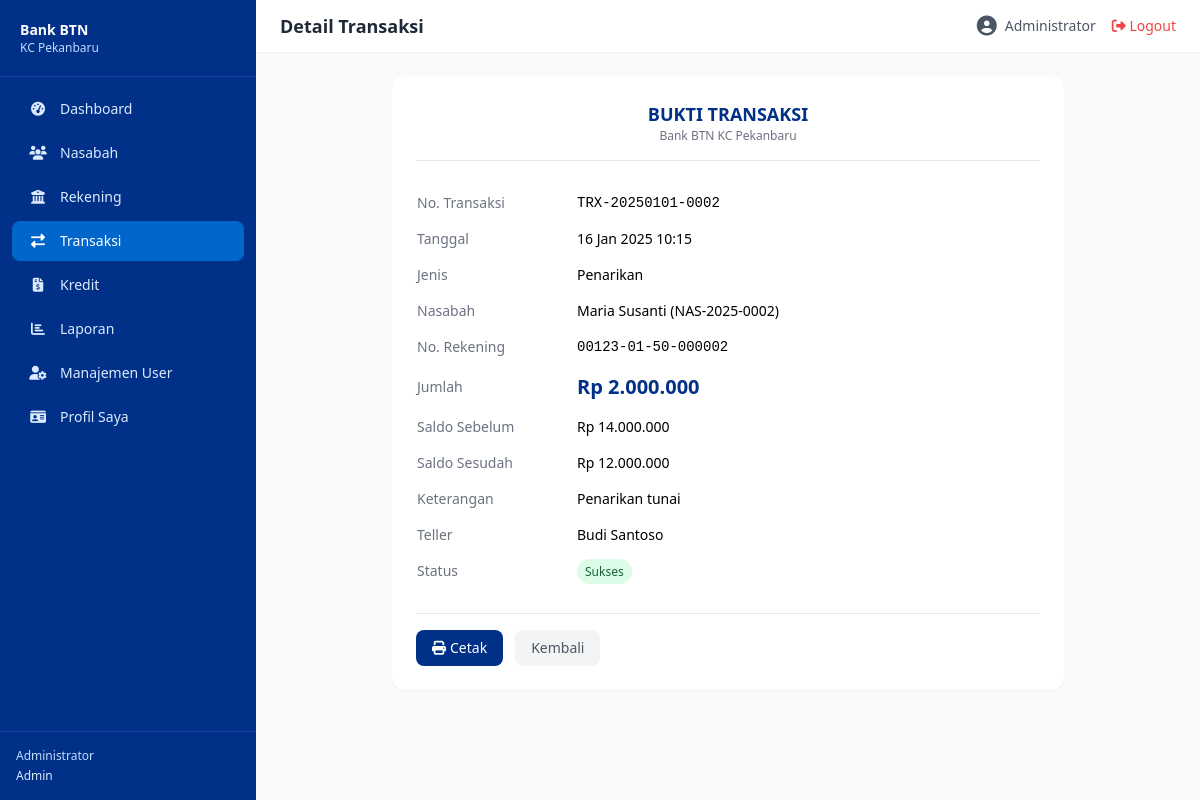
Page /public/transaksi/detail/2 (signed in) on the committed database.
### tables this page shows
CREATE TABLE transaksi (
    id BIGINT UNSIGNED AUTO_INCREMENT PRIMARY KEY,
    no_transaksi VARCHAR(30) NOT NULL UNIQUE,
    rekening_id BIGINT UNSIGNED NOT NULL,
    rekening_tujuan_id BIGINT UNSIGNED NULL,
    jenis_transaksi ENUM('setoran','penarikan','transfer_masuk','transfer_keluar') NOT NULL,
    jumlah DECIMAL(15,2) NOT NULL,
    saldo_sebelum DECIMAL(15,2) NOT NULL,
    saldo_sesudah DECIMAL(15,2) NOT NULL,
    keterangan VARCHAR(255) NULL,
    tanggal_transaksi DATETIME NOT NULL DEFAULT CURRENT_TIMESTAMP,
    teller_id BIGINT UNSIGNED NOT NULL,
    status ENUM('sukses','batal','pending') NOT NULL DEFAULT 'sukses',
    created_at TIMESTAMP DEFAULT CURRENT_TIMESTAMP,
    FOREIGN KEY (rekening_id) REFERENCES rekening(id) ON DELETE CASCADE,
    FOREIGN KEY (rekening_tujuan_id) REFERENCES rekening(id) ON DELETE SET NULL,
    FOREIGN KEY (teller_id) REFERENCES users(id),
    INDEX idx_rekening (rekening_id),
    INDEX idx_tanggal (tanggal_transaksi),
    INDEX idx_jenis (jenis_transaksi)
);

CREATE TABLE nasabah (
    id BIGINT UNSIGNED AUTO_INCREMENT PRIMARY KEY,
    no_nasabah VARCHAR(20) NOT NULL UNIQUE,
    nik VARCHAR(16) NOT NULL UNIQUE,
    nama_lengkap VARCHAR(255) NOT NULL,
    tempat_lahir VARCHAR(100) NULL,
    tanggal_lahir DATE NOT NULL,
    jenis_kelamin ENUM('L','P') NOT NULL,
    agama VARCHAR(20) NULL,
    status_perkawinan ENUM('lajang','menikah','cerai') DEFAULT 'lajang',
    pekerjaan VARCHAR(100) NULL,
    penghasilan_bulanan DECIMAL(15,2) NULL,
    no_telepon VARCHAR(20) NOT NULL,
    email VARCHAR(255) NULL,
    alamat TEXT NOT NULL,
    rt_rw VARCHAR(10) NULL,
    kelurahan VARCHAR(100) NULL,
    kecamatan VARCHAR(100) NULL,
    kota_kabupaten VARCHAR(100) NOT NULL,
    provinsi VARCHAR(100) NOT NULL,
    kode_pos VARCHAR(10) NULL,
    no_ktp_path VARCHAR(500) NULL,
    status ENUM('aktif','nonaktif','blacklist') NOT NULL DEFAULT 'aktif',
    created_by BIGINT UNSIGNED NULL,
    updated_by BIGINT UNSIGNED NULL,
    created_at TIMESTAMP DEFAULT CURRENT_TIMESTAMP,
    updated_at TIMESTAMP DEFAULT CURRENT_TIMESTAMP ON UPDATE CURRENT_TIMESTAMP,
    deleted_at TIMESTAMP NULL,
    FOREIGN KEY (created_by) REFERENCES users(id) ON DELETE SET NULL,
    FOREIGN KEY (updated_by) REFERENCES users(id) ON DELETE SET NULL,
    INDEX idx_nik (nik),
    INDEX idx_nama (nama_lengkap),
    INDEX idx_status (status)
);

CREATE TABLE rekening (
    id BIGINT UNSIGNED AUTO_INCREMENT PRIMARY KEY,
    no_rekening VARCHAR(20) NOT NULL UNIQUE,
    nasabah_id BIGINT UNSIGNED NOT NULL,
    jenis_rekening ENUM('tabungan','giro','deposito','batara') NOT NULL DEFAULT 'tabungan',
    nama_produk VARCHAR(100) NULL,
    saldo DECIMAL(15,2) NOT NULL DEFAULT 0.00,
    saldo_minimum DECIMAL(15,2) DEFAULT 50000.00,
    mata_uang VARCHAR(5) NOT NULL DEFAULT 'IDR',
    tanggal_buka DATE NOT NULL,
    tanggal_tutup DATE NULL,
    status ENUM('aktif','beku','tutup') NOT NULL DEFAULT 'aktif',
    keterangan TEXT NULL,
    created_by BIGINT UNSIGNED NULL,
    created_at TIMESTAMP DEFAULT CURRENT_TIMESTAMP,
    updated_at TIMESTAMP DEFAULT CURRENT_TIMESTAMP ON UPDATE CURRENT_TIMESTAMP,
    FOREIGN KEY (nasabah_id) REFERENCES nasabah(id) ON DELETE CASCADE,
    FOREIGN KEY (created_by) REFERENCES users(id) ON DELETE SET NULL,
    INDEX idx_nasabah (nasabah_id),
    INDEX idx_status (status)
);

CREATE TABLE users (
    id BIGINT UNSIGNED AUTO_INCREMENT PRIMARY KEY,
    nama VARCHAR(255) NOT NULL,
    username VARCHAR(100) NOT NULL UNIQUE,
    email VARCHAR(255) NOT NULL UNIQUE,
    password VARCHAR(255) NOT NULL,
    nip VARCHAR(20) NULL,
    jabatan VARCHAR(100) NULL,
    no_telepon VARCHAR(20) NULL,
    foto VARCHAR(255) NULL,
    status ENUM('aktif','nonaktif') NOT NULL DEFAULT 'aktif',
    last_login_at TIMESTAMP NULL,
    created_at TIMESTAMP DEFAULT CURRENT_TIMESTAMP,
    updated_at TIMESTAMP DEFAULT CURRENT_TIMESTAMP ON UPDATE CURRENT_TIMESTAMP
);

### core/Controller.php (called while the page is built, shortened)
<?php
class Controller {
    protected function view(string $view, array $data = []): void {
        extract($data);
        $viewFile = '../app/views/' . str_replace('.', '/', $view) . '.php';
        require_once $viewFile;
    }
}

### app/controllers/TransaksiController.php (called while the page is built, shortened)
<?php
class TransaksiController extends Controller {
    private Transaksi $model;
    public function __construct() {
        $this->model = new Transaksi();
    }
    public function detail($id = null): void {
        $trx = $this->model->getDetail((int)$id);
        $this->view('transaksi.detail', [
            'title' => 'Detail Transaksi',
            'transaksi' => $trx,
        ]);
    }
}

### core/App.php (called while the page is built, shortened)
<?php
class App {
    protected $method = 'index';
    public function __construct() {
        $url = $this->parseUrl();
        $controllerMap = [
            'auth'       => 'AuthController',
            'dashboard'  => 'DashboardController',
            'nasabah'    => 'NasabahController',
            'rekening'   => 'RekeningController',
            'transaksi'  => 'TransaksiController',
            'kredit'     => 'KreditController',
            'laporan'    => 'LaporanController',
            'users'      => 'UserController',
            'profile'    => 'ProfileController',
        ];
        if ($url && isset($controllerMap[$url[0]])) {
            $ctrlClass = $controllerMap[$url[0]];
            $ctrlFile = '../app/controllers/' . $ctrlClass . '.php';
            if (file_exists($ctrlFile)) {
                unset($url[0]);
            }
        } else if ($url && !isset($controllerMap[$url[0]])) {
            $ctrlFile = '../app/controllers/DashboardController.php';
            if (file_exists($ctrlFile)) {
                require_once $ctrlFile;
            }
        } else {
            $ctrlFile = '../app/controllers/DashboardController.php';
            if (file_exists($ctrlFile)) {
                require_once $ctrlFile;
            }
        }
        $ctrl = new $this->controller;
        if (isset($url[1]) && method_exists($ctrl, $url[1])) {
            $this->method = $url[1];
            unset($url[1]);
        }
        $this->params = $url ? array_values($url) : [];
        call_user_func_array([$ctrl, $this->method], $this->params);
    }
    protected function parseUrl(): array {
        if (isset($_GET['url'])) {
            return explode('/', filter_var(rtrim($_GET['url'], '/'), FILTER_SANITIZE_URL));
        }
        return [];
    }
}

### public/index.php (called while the page is built, shortened)
<?php
require_once __DIR__ . '/../app/config/Database.php';
require_once __DIR__ . '/../core/Model.php';
require_once __DIR__ . '/../core/Controller.php';
require_once __DIR__ . '/../core/App.php';
require_once __DIR__ . '/../app/helpers/Helper.php';
require_once __DIR__ . '/../app/models/Transaksi.php';
require_once __DIR__ . '/../app/controllers/TransaksiController.php';
$app = new App();

### core/Model.php (called while the page is built, shortened)
<?php
class Model {
    public function __construct() {
        $this->db = Database::getInstance()->getConnection();
    }
}

### app/config/Database.php (called while the page is built)
<?php
class Database {
    private static ?Database $instance = null;
    private PDO $conn;
    private function __construct() {
        try {
            $this->conn = new PDO(
                "mysql:host=" . DB_HOST . ";dbname=" . DB_NAME . ";charset=utf8mb4",
                DB_USER, DB_PASS,
                [
                    PDO::ATTR_ERRMODE            => PDO::ERRMODE_EXCEPTION,
                    PDO::ATTR_DEFAULT_FETCH_MODE => PDO::FETCH_ASSOC,
                    PDO::ATTR_EMULATE_PREPARES   => false,
                ]
            );
        } catch (PDOException $e) {
            die('Koneksi database gagal: ' . $e->getMessage());
        }
    }
    public static function getInstance(): self {
        if (self::$instance === null) {
            self::$instance = new self();
        }
        return self::$instance;
    }
    public function getConnection(): PDO {
        return $this->conn;
    }
}

### app/models/Transaksi.php (called while the page is built, shortened)
<?php
class Transaksi extends Model {
    public function getDetail(int $id): ?array {
        $stmt = $this->db->prepare("SELECT t.*, r.no_rekening, n.nama_lengkap, n.no_nasabah, u.nama as nama_teller
            FROM transaksi t JOIN rekening r ON t.rekening_id = r.id
            JOIN nasabah n ON r.nasabah_id = n.id JOIN users u ON t.teller_id = u.id WHERE t.id = ?");
        $stmt->execute([$id]);
        return $stmt->fetch(PDO::FETCH_ASSOC) ?: null;
    }
}

### app/views/transaksi/detail.php (the view)
<?php require_once '../app/views/layouts/header.php'; $t = $transaksi; ?>
<div class="max-w-2xl mx-auto">
    <div class="bg-white rounded-xl shadow-sm p-6">
        <div class="text-center mb-6 pb-4 border-b">
            <h2 class="text-lg font-bold text-btn-primary">BUKTI TRANSAKSI</h2>
            <p class="text-xs text-gray-500">Bank BTN KC Pekanbaru</p>
        </div>
        <table class="w-full text-sm">
            <tr><td class="py-2 text-gray-500 w-40">No. Transaksi</td><td class="py-2 font-mono font-medium"><?= $t['no_transaksi'] ?></td></tr>
            <tr><td class="py-2 text-gray-500">Tanggal</td><td class="py-2"><?= Helper::formatTanggal($t['tanggal_transaksi']) ?> <?= date('H:i', strtotime($t['tanggal_transaksi'])) ?></td></tr>
            <tr><td class="py-2 text-gray-500">Jenis</td><td class="py-2 capitalize font-medium"><?= str_replace('_',' ',$t['jenis_transaksi']) ?></td></tr>
            <tr><td class="py-2 text-gray-500">Nasabah</td><td class="py-2"><?= htmlspecialchars($t['nama_lengkap']) ?> (<?= $t['no_nasabah'] ?>)</td></tr>
            <tr><td class="py-2 text-gray-500">No. Rekening</td><td class="py-2 font-mono"><?= $t['no_rekening'] ?></td></tr>
            <tr><td class="py-2 text-gray-500">Jumlah</td><td class="py-2 text-xl font-bold text-btn-primary"><?= Helper::formatRupiah($t['jumlah']) ?></td></tr>
            <tr><td class="py-2 text-gray-500">Saldo Sebelum</td><td class="py-2"><?= Helper::formatRupiah($t['saldo_sebelum']) ?></td></tr>
            <tr><td class="py-2 text-gray-500">Saldo Sesudah</td><td class="py-2 font-medium"><?= Helper::formatRupiah($t['saldo_sesudah']) ?></td></tr>
            <tr><td class="py-2 text-gray-500">Keterangan</td><td class="py-2"><?= htmlspecialchars($t['keterangan'] ?: '-') ?></td></tr>
            <tr><td class="py-2 text-gray-500">Teller</td><td class="py-2"><?= htmlspecialchars($t['nama_teller']) ?></td></tr>
            <tr><td class="py-2 text-gray-500">Status</td><td class="py-2"><?= Helper::getStatusBadge($t['status']) ?></td></tr>
        </table>
        <div class="mt-6 pt-4 border-t flex gap-3">
            <button onclick="window.print()" class="px-4 py-2 bg-btn-primary text-white rounded-lg text-sm no-print"><i class="fas fa-print mr-1"></i>Cetak</button>
            <a href="<?= BASE_URL ?>/transaksi" class="px-4 py-2 bg-gray-100 text-gray-600 rounded-lg text-sm no-print">Kembali</a>
        </div>
    </div>
</div>
<?php require_once '../app/views/layouts/footer.php'; ?>

### app/helpers/Helper.php (shortened to what this page needs)
<?php
class Helper {
    public static function formatTanggal(?string $date): string {
        $months = ['Jan','Feb','Mar','Apr','Mei','Jun','Jul','Agu','Sep','Okt','Nov','Des'];
        $ts = strtotime($date);
        return date('d', $ts) . ' ' . $months[(int)date('m', $ts) - 1] . ' ' . date('Y', $ts);
    }
    public static function formatRupiah($amount): string {
        return 'Rp ' . number_format((float)$amount, 0, ',', '.');
    }
    public static function getStatusBadge(string $status): string {
        $colors = [
            'aktif' => 'bg-green-100 text-green-800',
            'nonaktif' => 'bg-gray-100 text-gray-800',
            'blacklist' => 'bg-red-100 text-red-800',
            'beku' => 'bg-yellow-100 text-yellow-800',
            'tutup' => 'bg-red-100 text-red-800',
            'sukses' => 'bg-green-100 text-green-800',
            'batal' => 'bg-red-100 text-red-800',
            'pending' => 'bg-yellow-100 text-yellow-800',
            'lancar' => 'bg-green-100 text-green-800',
            'perhatian_khusus' => 'bg-yellow-100 text-yellow-800',
            'kurang_lancar' => 'bg-orange-100 text-orange-800',
            'diragukan' => 'bg-red-100 text-red-700',
            'macet' => 'bg-red-100 text-red-800',
            'lunas' => 'bg-blue-100 text-blue-800',
            'belum_bayar' => 'bg-yellow-100 text-yellow-800',
            'terlambat' => 'bg-red-100 text-red-800',
        ];
        $class = $colors[$status] ?? 'bg-gray-100 text-gray-800';
        $label = ucfirst(str_replace('_', ' ', $status));
        return "<span class=\"px-2 py-1 rounded-full text-xs font-medium {$class}\">{$label}</span>";
    }
}

### rows in the picture
transaksi: no_transaksi "TRX-20250101-0002", tanggal_transaksi "16 Jan 2025", tanggal_transaksi "10:15", jenis_transaksi "Penarikan", nasabah.nama_lengkap "Maria Susanti", nasabah.no_nasabah "NAS-2025-0002", rekening.no_rekening "00123-01-50-000002", jumlah "Rp 2.000.000", saldo_sebelum "Rp 14.000.000", saldo_sesudah "Rp 12.000.000", keterangan "Penarikan tunai", teller.nama "Budi Santoso", status "Sukses"

### other values in the picture
$menu['label'] "Dashboard"
$menu['label'] "Nasabah"
$menu['label'] "Rekening"
$menu['label'] "Transaksi"
$menu['label'] "Kredit"
$menu['label'] "Laporan"
$menu['label'] "Manajemen User"
$menu['label'] "Profil Saya"
Auth::user()['nama'] "Administrator"
Auth::role() "Admin"
$title "Detail Transaksi"
